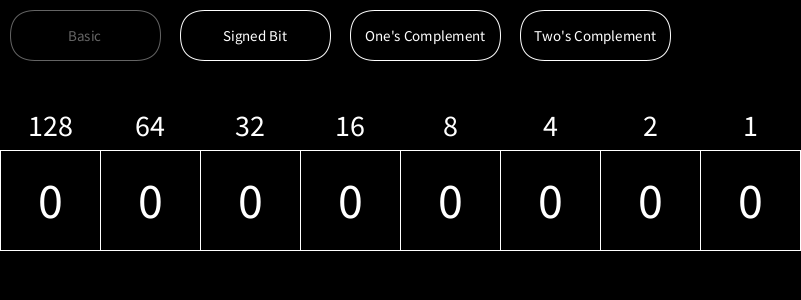
Frame 1 (no input)
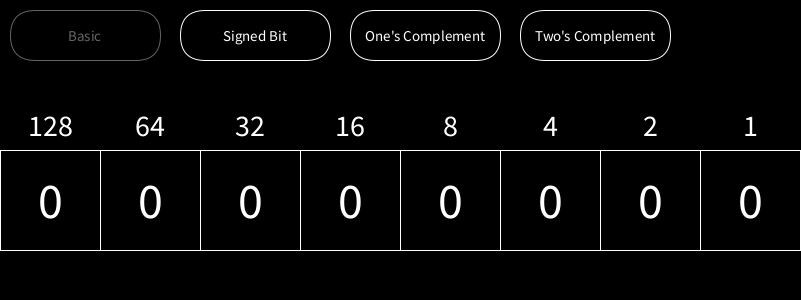
Frame 60 (the mouse pressed at the canvas centre just before this capture)
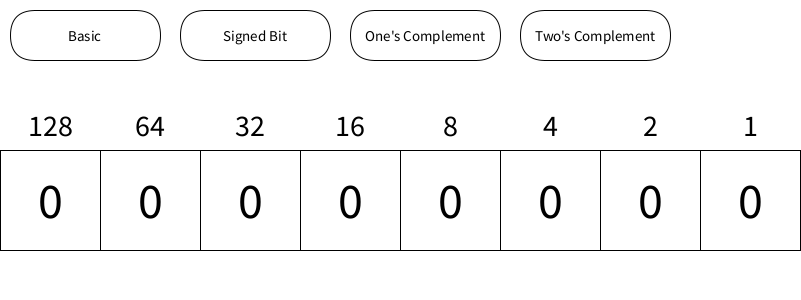
Frame 120 (the mouse held since frame 60 and released just before this capture)

The Processing sketch that drew these frames (run headless with seeded random() and noise(); from frame 60 on, the mouse is pressed at the canvas centre):

// Processing sketch: floatingPointBinary
// ── floatingPointBinary.pde
Main main;
public String[] STATES = {"Basic", "Signed Bit", "One's Complement", "Two's Complement"};
void setup() {
  size(801,300);
  main = new Main();
}

void draw() {
  background(main.bgColour);
  main.display();
}

void mousePressed() {
  if (mouseButton == LEFT) {
    main.clicked(mouseX, mouseY);
  } else {
    main.changeTheme();
  }
}

// ── Button.pde
class Button extends Shape {
  PVector size;
  String text;

  Button(float x, float y, float w, float h, String t) {
    super(x,y);
    this.size = new PVector(w, h);
    this.text = t;
  }
  
  void display() {
    stroke(this.colour);
    noFill();
    rect(this.pos.x, this.pos.y, this.size.x, this.size.y, 60);
    fill(this.colour);
    textAlign(CENTER, CENTER);
    textSize(15);
    text(this.text, this.pos.x+(this.size.x/2), this.pos.y+(this.size.y/2));
  }
  
  void clicked() {
    if (!this.clicked) {
      this.colour = this.hoverColour;
      this.clicked = true;
    } else {
      this.colour = this.col;
      this.clicked = false;
    }
  }
}

class Buttons {
  Button[] array;
  Buttons() {
    this.array = new Button[STATES.length];
    this.create();
    this.array[0].clicked();
  }
  
  private void create() {
    float x = 10;
    float y = 10;
    float w = 150;
    float h = 50;
    int spacing = 20;
    String t;
    for (int i = 0; i < STATES.length; i++) {
      t = STATES[i];
      Button b = new Button(x,y,w,h,t);
      this.array[i] = b;
      x+=w+spacing;
    }
  }
  
  void changeColour() {
    for (Button button : this.array) {
      button.changeColour();
    }
  }
  
  void display() {
    for (Button button : this.array) {
      button.display();
    }
  }
  
  void mouseOver() {
    for(Button obj : this.array) {
      if(mouseX > obj.pos.x && mouseX < (obj.pos.x + obj.size.x) && mouseY > obj.pos.y && mouseY < (obj.pos.y + obj.size.y)) {
        obj.mouseOver();
      } else if (!obj.clicked){
        obj.mouseOut();
      }
    }
  }
  
  String clicked(float x, float y, String state) {
    for(Button obj : this.array) {
      if(x > obj.pos.x && x < (obj.pos.x + obj.size.x) && y > obj.pos.y && y < (obj.pos.y + obj.size.y)) {
        this.clickReset();
        obj.clicked();
        return obj.text;
      } 
    }
    return state;
  }
  
  void clickReset() {
    for(Button obj : this.array) {
      obj.colour = obj.col;
      obj.clicked = false;
    }
  }
}

// ── Dot.pde
class Dot extends Shape {
  int size = 10;
  
  Dot(float x, float y) {
    super(x,y);
  }
  
  void display() {
    if (!this.hidden) {
      noStroke();
      fill(this.colour);
      ellipse(this.pos.x, this.pos.y, this.size, this.size);
    }
  }
}

class Dots {
  Dot[] array;
  Dots(float w) {
    int DOTS = 7;
    array = new Dot[DOTS];
    this.makeDots(w);
  }
  
  int getCurrentDot(Dot dot) {
    int j = 7;
    for (int i = 0; i < this.array.length; i++) {
      if (this.array[i] == dot) {
        j -= i;
        return j;
      }
    }
    return -1;
  }
  
  void changeColour() {
    for (Dot dot : this.array) {
      dot.changeColour();
    }
  }
  
  private void makeDots(float wd) {
    float w = wd;
    float x = w;
    float y = height/2 + w/2;
    for (int i = 0; i < this.array.length; i++) {
      Dot dot = new Dot(x,y);
      this.array[i] = dot;
      x += w;
    }
  }
  
  private void display() {
    for (Dot dot : this.array) {
      dot.display();
    }
  }
  
  private void hide() {
    for (Dot dot : this.array) {
      dot.hide();
    }
  }
  
  public Dot clicked(float x, float y) {
    for (Dot d : this.array) {
      if ((x > d.pos.x - (d.size*2)) && (x < d.pos.x + (d.size*2)) && (y > d.pos.y - (d.size*2)) && (y < d.pos.y + (d.size*2))) {
        if (!d.hidden) {
          d.hide();
          return new Dot(-1,-1);
        } else {
          this.hide();
          d.show();
          return d;
        }
      }
    }
    return null;
  }
}

// ── Main.pde
class Main {
  int bgColour;
  Row row;
  Buttons buttons;
  String state;
  
  Main() {
    bgColour = 0;
    row = new Row();
    buttons = new Buttons();
    state = STATES[0];
  }
  
  void display() {
    buttons.display();
    this.mouseOver();
    row.display(); 
  }
  
  void changeTheme() { 
    row.changeColour();
    buttons.changeColour();
    if (this.bgColour == 0) {
      this.bgColour = 255;
    } else {
      this.bgColour = 0;
    }
  }
  
  void clicked(float x, float y) {
    String oldState = this.state;
    this.state = this.buttons.clicked(x,y, this.state);
    if (!oldState.equals(this.state)) {
      if (this.state.equals(STATES[0])) {
        this.row.texts.resetBinaries();
        this.row.dots.hide();
      }
      this.row.texts.refreshSignedBit();
      this.row.checkNegative(this.state);
    }
    this.row.clicked(x,y, this.state);
  }
  
  void mouseOver() {
    this.buttons.mouseOver();
  }
  
  
}

// ── Row.pde
class Row {
  Squares squares;
  Texts texts;
  Dots dots;
  
  Row() {
    int SQUARES = 8;
    squares = new Squares(SQUARES);
    float w = squares.array[0].size;
    texts = new Texts(SQUARES, w);
    dots = new Dots(w);
  }
  
  void changeColour() {
    dots.changeColour();
    squares.changeColour();
    texts.changeColour();
  }

  void display() {
    this.squares.display();
    this.dots.display();
    this.texts.display();
  }
  
  private void changeBinaries(Dot dot) {
     int j = this.dots.getCurrentDot(dot);
     this.texts.changeBinaries(j);
  }
  
  void clicked(float x, float y, String s) {    
    //Basic
    if (s.equals(STATES[0])) {
      this.squares.clicked(x,y);
    } else {
    //Not basic
     Dot dotClicked = dots.clicked(x,y);
     if (dotClicked == null) { 
      this.squares.clicked(x,y);
      this.checkNegative(s);
      } else {
        if (dotClicked.pos.x == -1) {
          this.texts.resetBinaries();
          this.dots.hide();
        } else {
          this.changeBinaries(dotClicked);
        }
      this.checkNegative(s);
      }
    }
  }
  
  void checkNegative(String state) {
    char s = this.squares.array[0].text;
    
    if (state.equals(STATES[1])) {
      String t = this.texts.array[0].current;
      if (s == '1') {
        this.texts.array[0].current = "-";
      } else if (s == '0') {
        this.texts.array[0].current = "+";
      }
    } else if (state.equals(STATES[3])) {
      String t = this.texts.array[0].current.substring(0,1);
      if (s == '1' && !t.equals("-")) {
        this.texts.array[0].current = "-" + this.texts.array[0].current;
      } else if (s == '0' && t.equals("-")) {
        this.texts.array[0].current = this.texts.array[0].current.substring(1);
      }
    }
  }
}

// ── Shape.pde
class Shape {
  int colour = 255;
  PVector pos;
  boolean hidden = true;
  int col;
  int hoverColour = 100;
  Boolean clicked = false;
  Shape(float x, float y) {
    this.pos = new PVector(x,y);
    this.col = this.colour;
  }
  
  void changeColour() {
    if (this.colour == 0) {
      this.colour = 255;
    } else {
      this.colour = 0;
    }
  }
  
  void hide() {
    this.hidden = true;
  }
  
  void show() {
    this.hidden = false;
  }
  
  void mouseOver() {
    if (this.colour != this.hoverColour) {
      this.col = this.colour;
      this.colour = this.hoverColour;
    }
  }
  
  void mouseOut() {
    if (this.colour == this.hoverColour) {
      this.colour = this.col;
    }
  }
}

// ── Square.pde
class Square extends Shape {
  int size = 100;
  char text = '0';
  Square(float x, float y) {
    super(x,y);
  }
  
  void clicked() {
    if (this.text == '0') {
      this.text = '1';
    } else {
      this.text = '0';
    }
  }
  
  void display() {
    noStroke();
    fill(this.colour);
    textSize(50);
    float w = this.size/2;
    textAlign(CENTER, CENTER);
    text(this.text, this.pos.x + w, this.pos.y + w);
    stroke(this.colour);
    noFill();
    rect(this.pos.x, this.pos.y, this.size, this.size);
  }
}

class Squares {
  Square[] array;
  
  Squares(int SQUARES) {
    array = new Square[SQUARES];
    this.makeSquares();
  }
  
  private void makeSquares() {
    float x = 0;
    float y = height/2;
    for (int i = 0; i < this.array.length; i++) {
      Square square = new Square(x,y);
      x += square.size;
      this.array[i] = square;
    }
  }
  
  void changeColour() {
    for (Square square : this.array) {
        square.changeColour();
    }
  }
  
  private void display() {
    for (Square square : this.array) {
      square.display();
    }
  }
  
  public void clicked(float x, float y) {
    for (Square s : this.array) {
      if ((x > s.pos.x) && (x < s.pos.x + s.size) && (y > s.pos.y) && (y < s.pos.y + s.size)) {
        s.clicked();
        break;
      }
    }
  }
}

// ── Text.pde
class Text extends Shape {
  String current = "";
  Text(float x, float y) {
    super(x,y);
  }
  
  void display() {
    textSize(30);
    noStroke();
    fill(this.colour);
    text(this.current, this.pos.x, this.pos.y);
  }
}

class Texts {
  Text[] array;
  String[] binaries = {"128", "64", "32", "16", "8", "4", "2", "1", "1/2", "1/4", "1/8", "1/16", "1/32", "1/64", "1/128", "1/256"};
  Texts(int SQUARES, float w) {
    array = new Text[SQUARES];
    this.create(w);
  }
  
  private void resetBinaries() {
    for (int i = 0; i < this.array.length; i++) {
      this.array[i].current = this.binaries[i];
    }
  }
  
  public void changeBinaries(int j) {
    for (Text text : this.array) {
        text.current = this.binaries[j];
        j++;
     }
   }
   
   public void refreshSignedBit() {
    String s = this.array[1].current;
    int i;
    for (i = 0; i < this.binaries.length; i++) {
      if (s.equals(this.binaries[i])) {
        break;
     }
    }
    this.array[0].current = this.binaries[i-1];
   }
  
  private void create(float wd) {
    float w = wd;
    float x = w/2;
    float y = height/2 - w/4;
    for (int i = 0; i < this.array.length; i++) {
      Text text = new Text(x,y);
      text.current = this.binaries[i];
      x += w;
      this.array[i] = text;
    }
  }
  
   private void display() {
    for (Text t : this.array) {
      t.display();
    }
  }
  
  void changeColour() {
    for (Text t : this.array) {
      t.changeColour();
    }
  }
}
